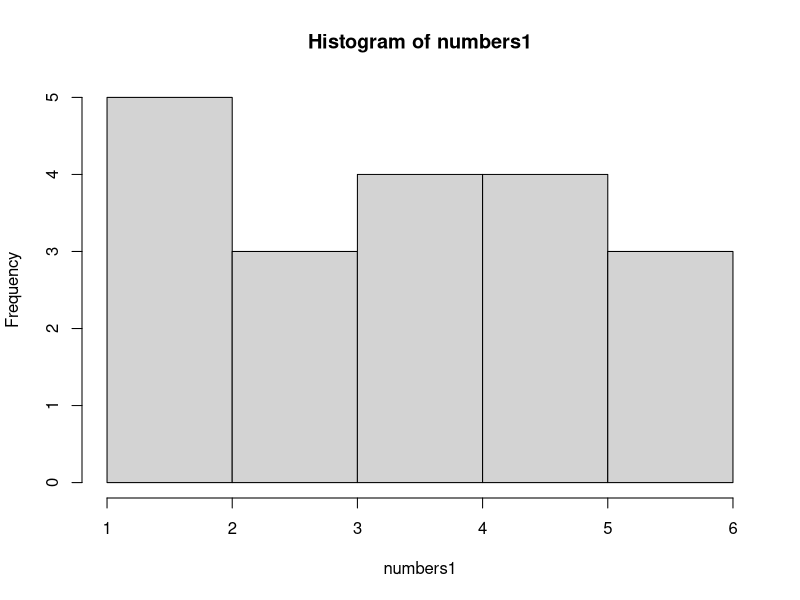
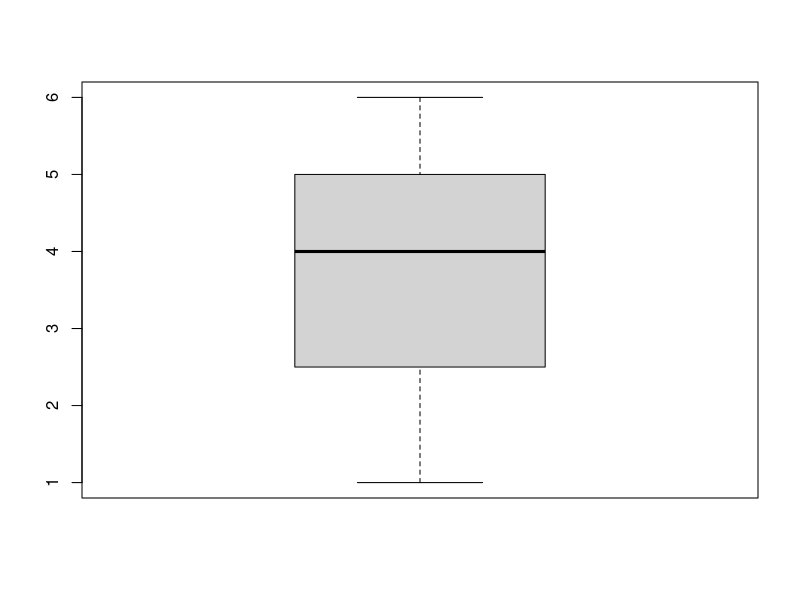
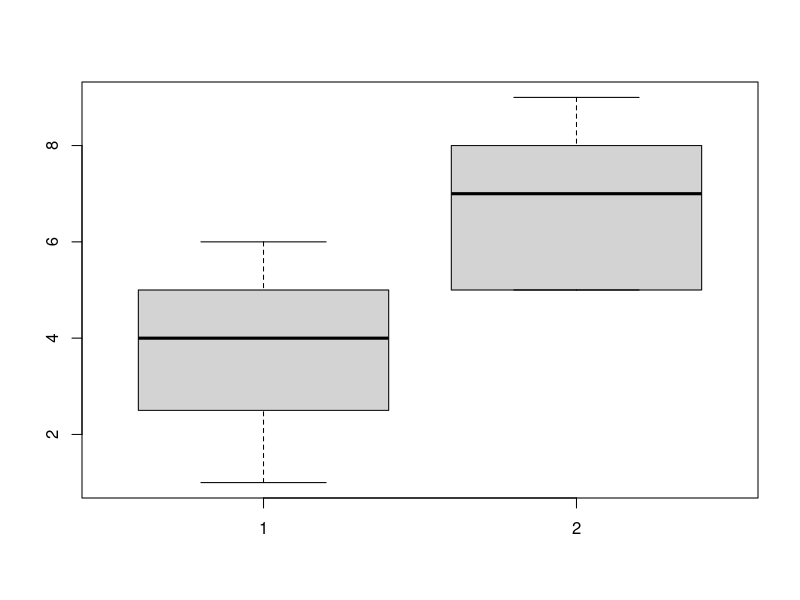
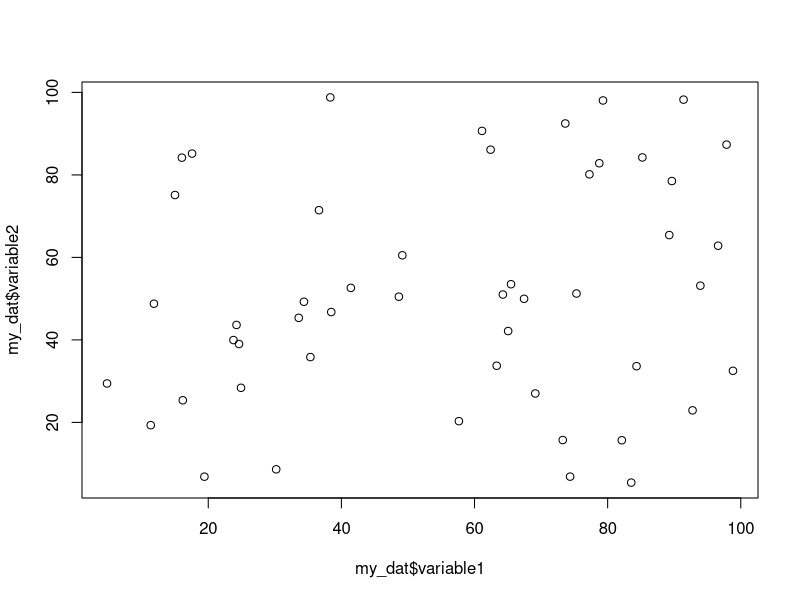
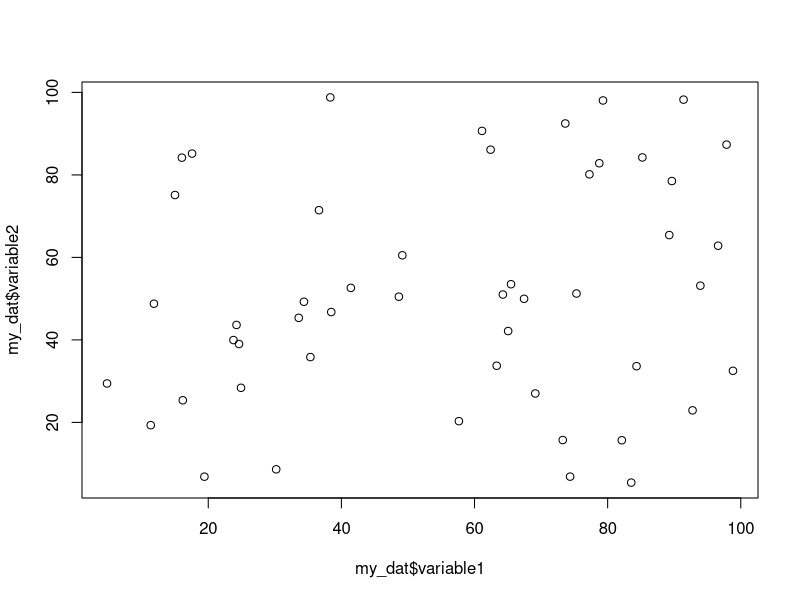
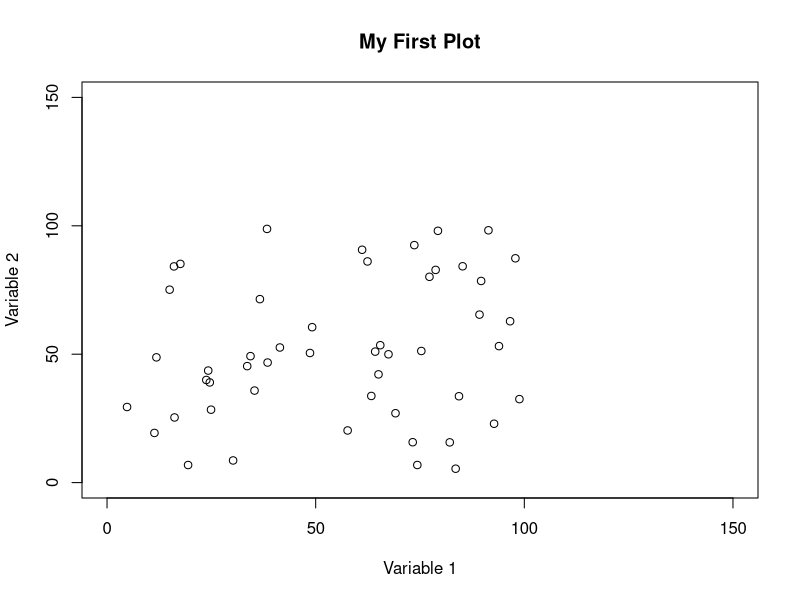
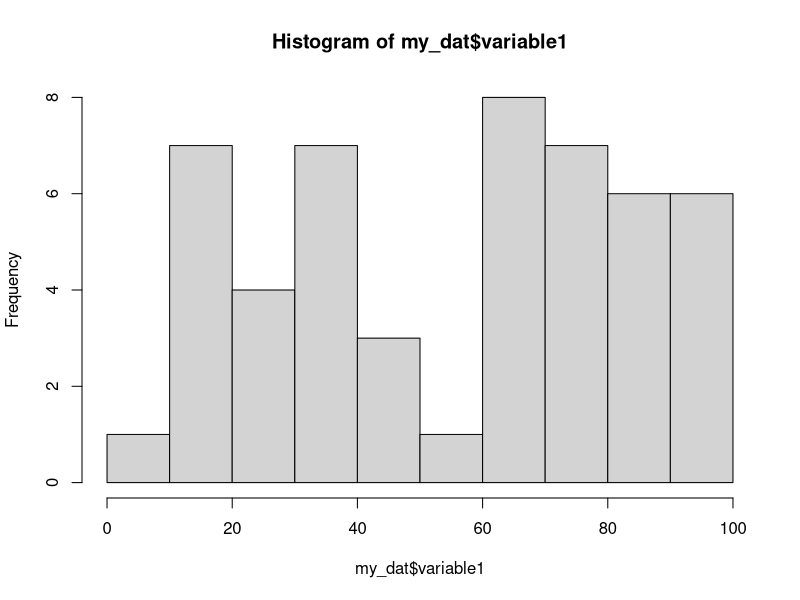
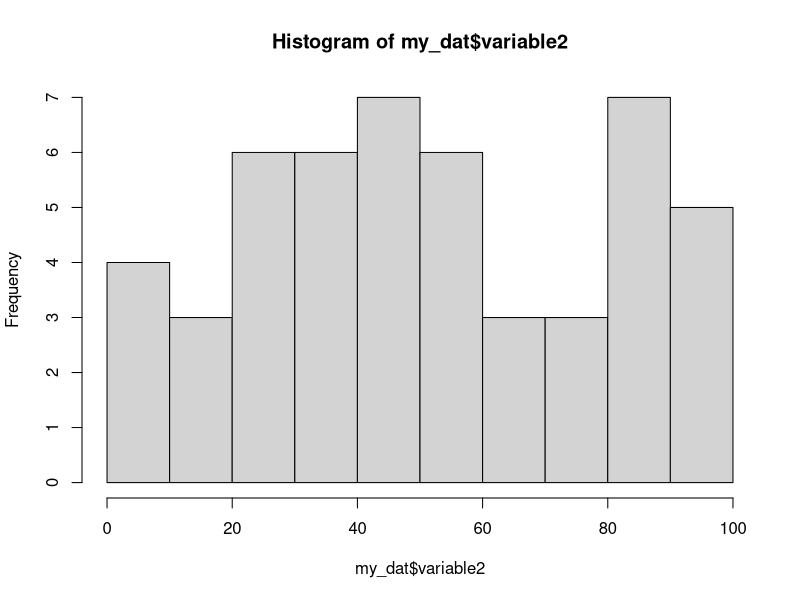

Reproduce these figures in R, in order.
#####Visualizations with Base R

####Univariate Statistics

numbers1<- c(1,1,1,2,2,3,3,3,4,4,4,4,5,5,5,5,6,6,6)

hist(numbers1)

boxplot(numbers1)

numbers2<- c(5,5,5,5,5,6,6,6,7,7,7,8,8,8,9,9,9)

boxplot(numbers1,numbers2)

######Bivariate Statistics

#####make some fake data to create a scatterplot

#rnorm - normal distribution
#rpois - poisson
#rbinom - binomial
#runif - uniform



variable1<-runif(50,0,100)
variable2<-runif(50,0,100)
my_dat<-data.frame(variable1,variable2)

#####this does the same thing as the previous three lines
my_dat<-data.frame("variable1"=runif(50,0,100),"variable2"=runif(50,0,100))

#### Scatterplot
plot(my_dat$variable1,my_dat$variable2)

#####this does the same thing
plot(x=my_dat$variable1,y=my_dat$variable2)

###Base R has some limited graphics customization ability
plot(my_dat$variable1,my_dat$variable2,
     main="My First Plot", ###add main title
     xlab="Variable 1", ### x axis label
     ylab="Variable 2",### y axis label
     ylim=c(0,150),xlim=c(0,150))### set the length of the x and y axes.

?plot

hist(my_dat$variable1)
hist(my_dat$variable2)

boxplot(my_dat$variable1,my_dat$variable2)

######################################
head(ToothGrowth)
View(ToothGrowth)
boxplot(len ~ supp, data=ToothGrowth)
boxplot(len ~ dose, data=ToothGrowth)

boxplot(len ~ interaction(dose,supp), data=ToothGrowth)
#####################################
set.seed(955)
dat <- data.frame(xvar = 1:20 + rnorm(20,sd=3),
                  yvar = 1:20 + rnorm(20,sd=3),
                  zvar = 1:20 + rnorm(20,sd=3))
View(dat)
# Plot the points using the vectors xvar and yvar
plot(dat$xvar, dat$yvar)
# Same as previous, but with formula interface
plot(yvar ~ xvar, dat)
# Add a regression line
fitline <- lm(dat$yvar ~ dat$xvar)
abline(fitline)

# A scatterplot matrix
plot(dat[,1:3])

library(car)
scatterplotMatrix(dat[,1:3],
                  diagonal="histogram",
                  smooth=FALSE)
######################################
set.seed(1234)
rating  <- rnorm(200)
rating2 <- rnorm(200, mean=.8)
# Make a column to indicate which group each value is in
cond <- factor( rep(c("A","B"), each=200) )
data <- data.frame(cond, rating = c(rating, rating2))
View(data)

# Histogram
hist(rating)

# Use 8 bins (this is only approximate - it places boundaries on nice round numbers)
# Make it light blue #CCCCFF
# Instead of showing count, make area sum to 1, (freq=FALSE)
hist(rating, breaks=8, col="#CCCCFF", freq=FALSE)

# Put breaks at every 0.6
boundaries <- seq(-3, 3.6, by=.6)
boundaries
hist(rating, breaks=boundaries)

# Kernel density plot
plot(density(rating))

plot.multi.dens <- function(s)
{
  junk.x = NULL
  junk.y = NULL
  for(i in 1:length(s)) {
    junk.x = c(junk.x, density(s[[i]])$x)
    junk.y = c(junk.y, density(s[[i]])$y)
  }
  xr <- range(junk.x)
  yr <- range(junk.y)
  plot(density(s[[1]]), xlim = xr, ylim = yr, main = "")
  for(i in 1:length(s)) {
    lines(density(s[[i]]), xlim = xr, ylim = yr, col = i)
  }
}

# the input of the following function MUST be a numeric list
plot.multi.dens( list(rating, rating2))

library(sm)
sm.density.compare(data$rating, data$cond)
# Add a legend (the color numbers start from 2 and go up)
legend("topright", levels(data$cond), fill=2+(0:nlevels(data$cond)))
